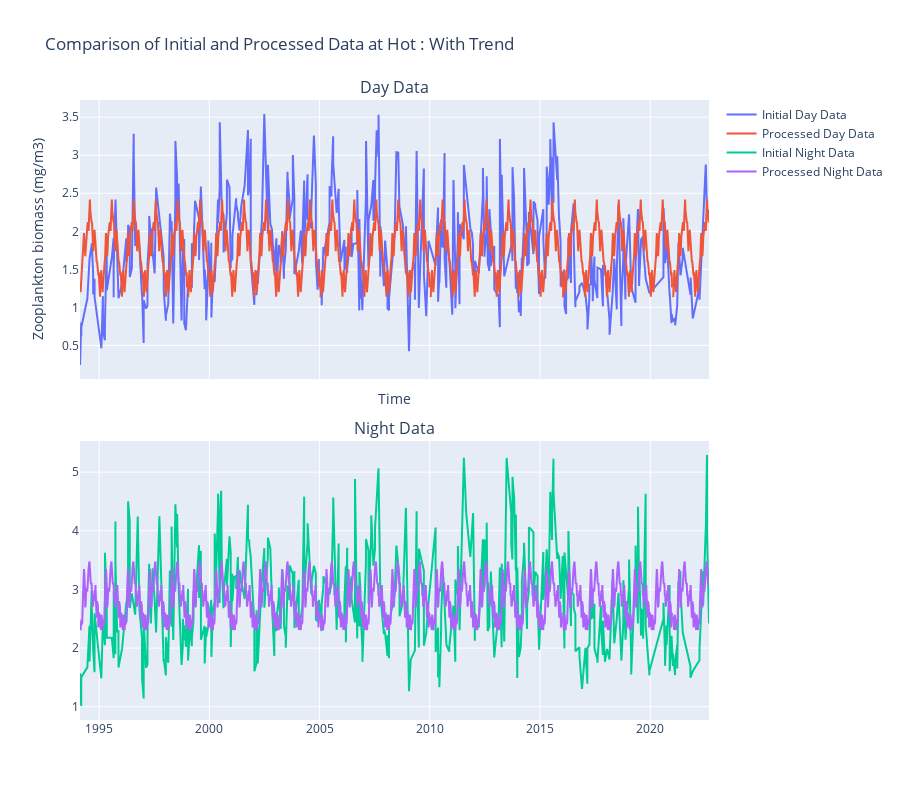

Source (notebook cell):
### Code cell
fig = make_subplots(
    rows=2,
    cols=1,
    subplot_titles=("Day Data", "Night Data"),
    shared_xaxes=True,
    vertical_spacing=0.1,
)
# augmente la taille de la figure
fig.update_layout(height=800)

# Ajouter les données d'observation initiales de jour
fig.add_trace(
    go.Scatter(
        x=day_data["time"],
        y=day_data,
        mode="lines",
        name="Initial Day Data",
    ),
    row=1,
    col=1,
)

# Ajouter les données obtenues après traitement de jour
fig.add_trace(
    go.Scatter(
        x=aggregated_smoothed.index,
        y=aggregated_smoothed["day"],  # + aggregated_smoothed["day_trend"],
        mode="lines",
        name="Processed Day Data",
    ),
    row=1,
    col=1,
)

# Ajouter les données d'observation initiales de nuit
fig.add_trace(
    go.Scatter(
        x=night_data["time"],
        y=night_data,
        mode="lines",
        name="Initial Night Data",
    ),
    row=2,
    col=1,
)

# Ajouter les données obtenues après traitement de nuit
fig.add_trace(
    go.Scatter(
        x=aggregated_smoothed.index,
        y=aggregated_smoothed["night"],  # + aggregated_smoothed["night_trend"],
        mode="lines",
        name="Processed Night Data",
    ),
    row=2,
    col=1,
)

# Mettre à jour la mise en page
fig.update_layout(
    title=f"Comparison of Initial and Processed Data at {station} : With Trend",
    xaxis_title="Time",
    yaxis_title="Zooplankton biomass (mg/m3)",
)

fig.show()

### Figure 1 — Plotly figure (JSON) as saved in the notebook; plotly's stock layout.template omitted (floating-point values rounded to 4 significant figures; data arrays with more than 128 entries replaced by an {"elided": "..."} marker saying what was removed)
{"data": [{"mode": "lines", "name": "Initial Day Data", "type": "scatter", "x": {"elided": "450 str values"}, "xaxis": "x", "y": {"elided": "450 float values"}, "yaxis": "y"}, {"mode": "lines", "name": "Processed Day Data", "type": "scatter", "x": {"elided": "1489 str values"}, "xaxis": "x", "y": {"elided": "1489 float values"}, "yaxis": "y"}, {"mode": "lines", "name": "Initial Night Data", "type": "scatter", "x": {"elided": "454 str values"}, "xaxis": "x2", "y": {"elided": "454 float values"}, "yaxis": "y2"}, {"mode": "lines", "name": "Processed Night Data", "type": "scatter", "x": {"elided": "1489 str values"}, "xaxis": "x2", "y": {"elided": "1489 float values"}, "yaxis": "y2"}], "layout": {"annotations": [{"font": {"size": 16}, "showarrow": false, "text": "Day Data", "x": 0.5, "xanchor": "center", "xref": "paper", "y": 1, "yanchor": "bottom", "yref": "paper"}, {"font": {"size": 16}, "showarrow": false, "text": "Night Data", "x": 0.5, "xanchor": "center", "xref": "paper", "y": 0.45, "yanchor": "bottom", "yref": "paper"}], "height": 800, "title": {"text": "Comparison of Initial and Processed Data at Hot : With Trend"}, "xaxis": {"anchor": "y", "domain": [0, 1], "matches": "x2", "showticklabels": false, "title": {"text": "Time"}}, "xaxis2": {"anchor": "y2", "domain": [0, 1]}, "yaxis": {"anchor": "x", "domain": [0.55, 1], "title": {"text": "Zooplankton biomass (mg/m3)"}}, "yaxis2": {"anchor": "x2", "domain": [0, 0.45]}}}
